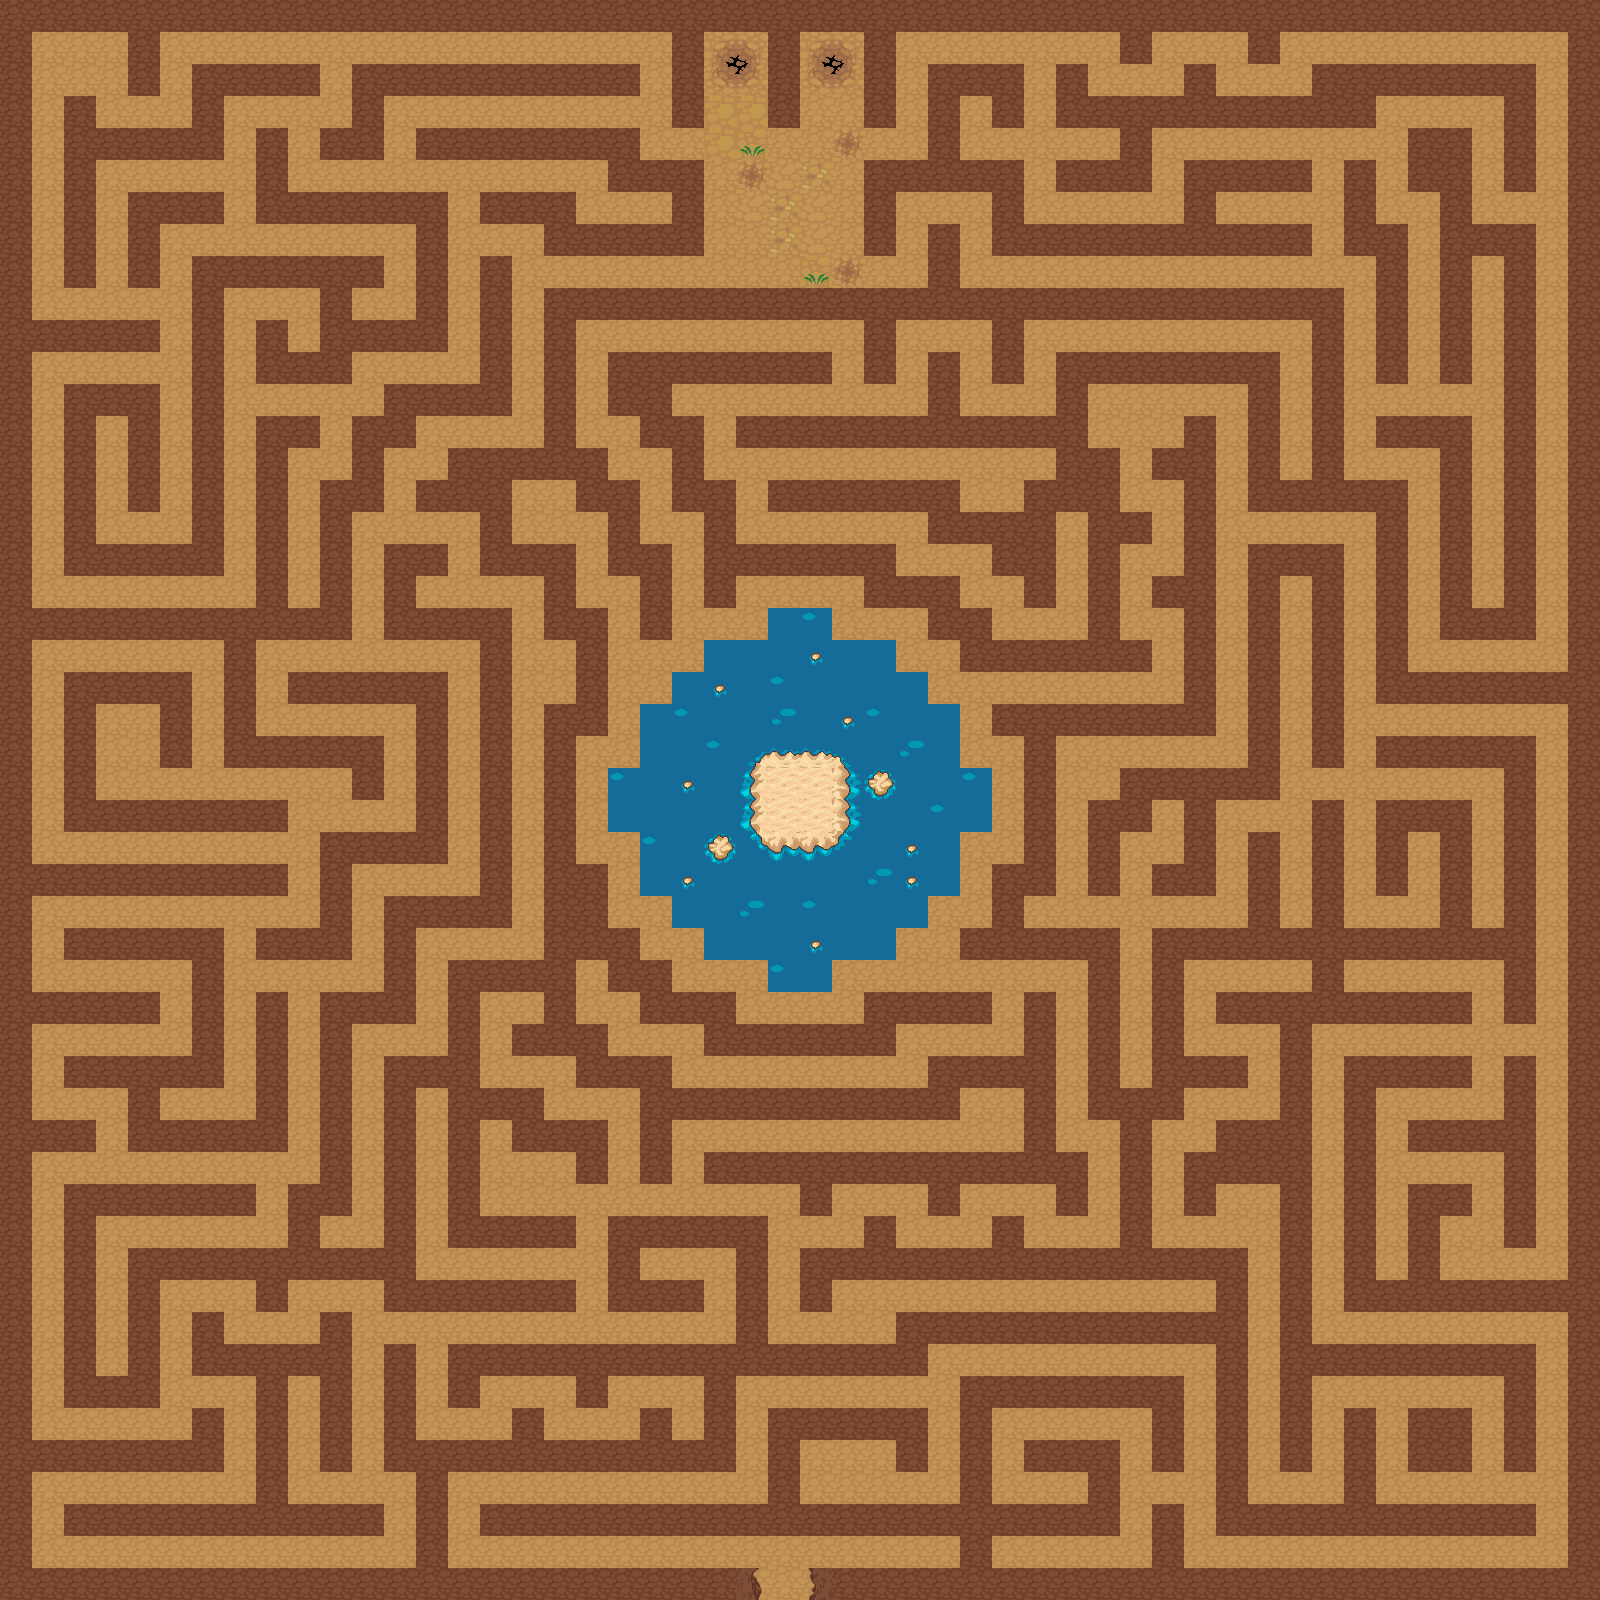

This game map was drawn from its Tiled (.tmx) file and the tilesets committed beside it. A one-line description and the trimmed map source follow:
An orthogonal 50x50 tile map with 32x32 px tiles, 1 tile layer (Tile Layer 1).

<map version="1.2" tiledversion="1.3.2" orientation="orthogonal" renderorder="right-down" compressionlevel="-1" width="50" height="50" tilewidth="32" tileheight="32" infinite="0" nextlayerid="2" nextobjectid="1">
 <tileset firstgid="1" source="First.tsx" />
 <layer id="1" name="Tile Layer 1" width="50" height="50">
  <data>[2500 cells, 2500 non-empty, 27 distinct tile ids]</data>
 </layer>
</map>
